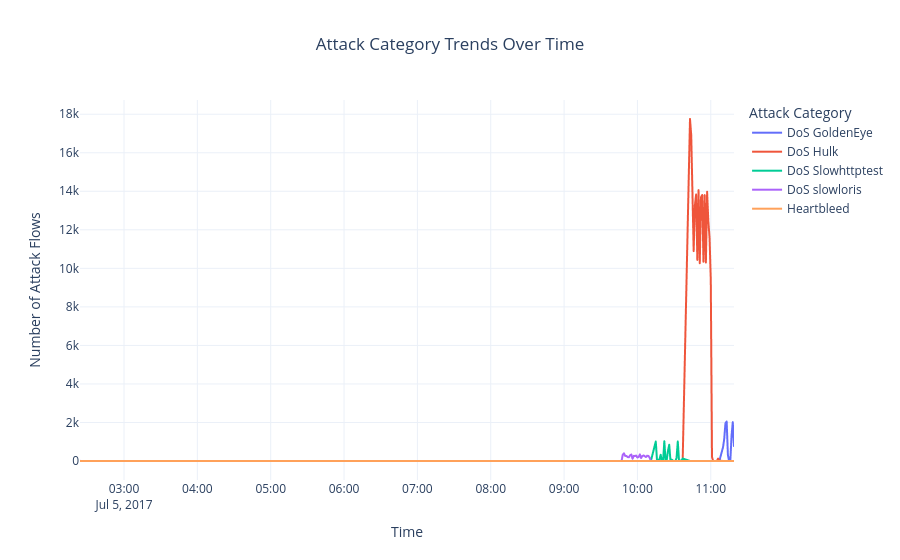

Here is the notebook cell this chart was saved with:
### Code cell
# ==========================================
# INTERACTIVE ATTACK CATEGORY TIME CHART
# ==========================================

fig = px.line(
    attack_time_analysis.reset_index(),
    x="Timestamp",
    y=attack_time_analysis.columns,
    title="Attack Category Trends Over Time",
    labels={
        "Timestamp": "Time",
        "value": "Number of Attack Flows",
        "variable": "Attack Category"
    }
)

fig.update_layout(
    title_x=0.5,
    template="plotly_white",
    hovermode="x unified",
    legend_title="Attack Category"
)

fig.show()

### Figure 1 — Plotly figure (JSON) as saved in the notebook; plotly's stock layout.template omitted (floating-point values rounded to 4 significant figures; data arrays with more than 128 entries replaced by an {"elided": "..."} marker saying what was removed)
{"data": [{"hovertemplate": "Attack Category=DoS GoldenEye<br>Time=%{x}<br>Number of Attack Flows=%{y}<extra></extra>", "legendgroup": "DoS GoldenEye", "line": {"color": "#636efa", "dash": "solid"}, "marker": {"symbol": "circle"}, "mode": "lines", "name": "DoS GoldenEye", "showlegend": true, "type": "scattergl", "x": {"elided": "526 str values"}, "xaxis": "x", "y": {"elided": "526 float values"}, "yaxis": "y"}, {"hovertemplate": "Attack Category=DoS Hulk<br>Time=%{x}<br>Number of Attack Flows=%{y}<extra></extra>", "legendgroup": "DoS Hulk", "line": {"color": "#EF553B", "dash": "solid"}, "marker": {"symbol": "circle"}, "mode": "lines", "name": "DoS Hulk", "showlegend": true, "type": "scattergl", "x": {"elided": "526 str values"}, "xaxis": "x", "y": {"elided": "526 float values"}, "yaxis": "y"}, {"hovertemplate": "Attack Category=DoS Slowhttptest<br>Time=%{x}<br>Number of Attack Flows=%{y}<extra></extra>", "legendgroup": "DoS Slowhttptest", "line": {"color": "#00cc96", "dash": "solid"}, "marker": {"symbol": "circle"}, "mode": "lines", "name": "DoS Slowhttptest", "showlegend": true, "type": "scattergl", "x": {"elided": "526 str values"}, "xaxis": "x", "y": {"elided": "526 float values"}, "yaxis": "y"}, {"hovertemplate": "Attack Category=DoS slowloris<br>Time=%{x}<br>Number of Attack Flows=%{y}<extra></extra>", "legendgroup": "DoS slowloris", "line": {"color": "#ab63fa", "dash": "solid"}, "marker": {"symbol": "circle"}, "mode": "lines", "name": "DoS slowloris", "showlegend": true, "type": "scattergl", "x": {"elided": "526 str values"}, "xaxis": "x", "y": {"elided": "526 float values"}, "yaxis": "y"}, {"hovertemplate": "Attack Category=Heartbleed<br>Time=%{x}<br>Number of Attack Flows=%{y}<extra></extra>", "legendgroup": "Heartbleed", "line": {"color": "#FFA15A", "dash": "solid"}, "marker": {"symbol": "circle"}, "mode": "lines", "name": "Heartbleed", "showlegend": true, "type": "scattergl", "x": {"elided": "526 str values"}, "xaxis": "x", "y": {"elided": "526 float values"}, "yaxis": "y"}], "layout": {"hovermode": "x unified", "legend": {"title": {"text": "Attack Category"}, "tracegroupgap": 0}, "title": {"text": "Attack Category Trends Over Time", "x": 0.5}, "xaxis": {"anchor": "y", "domain": [0, 1], "title": {"text": "Time"}}, "yaxis": {"anchor": "x", "domain": [0, 1], "title": {"text": "Number of Attack Flows"}}}}
